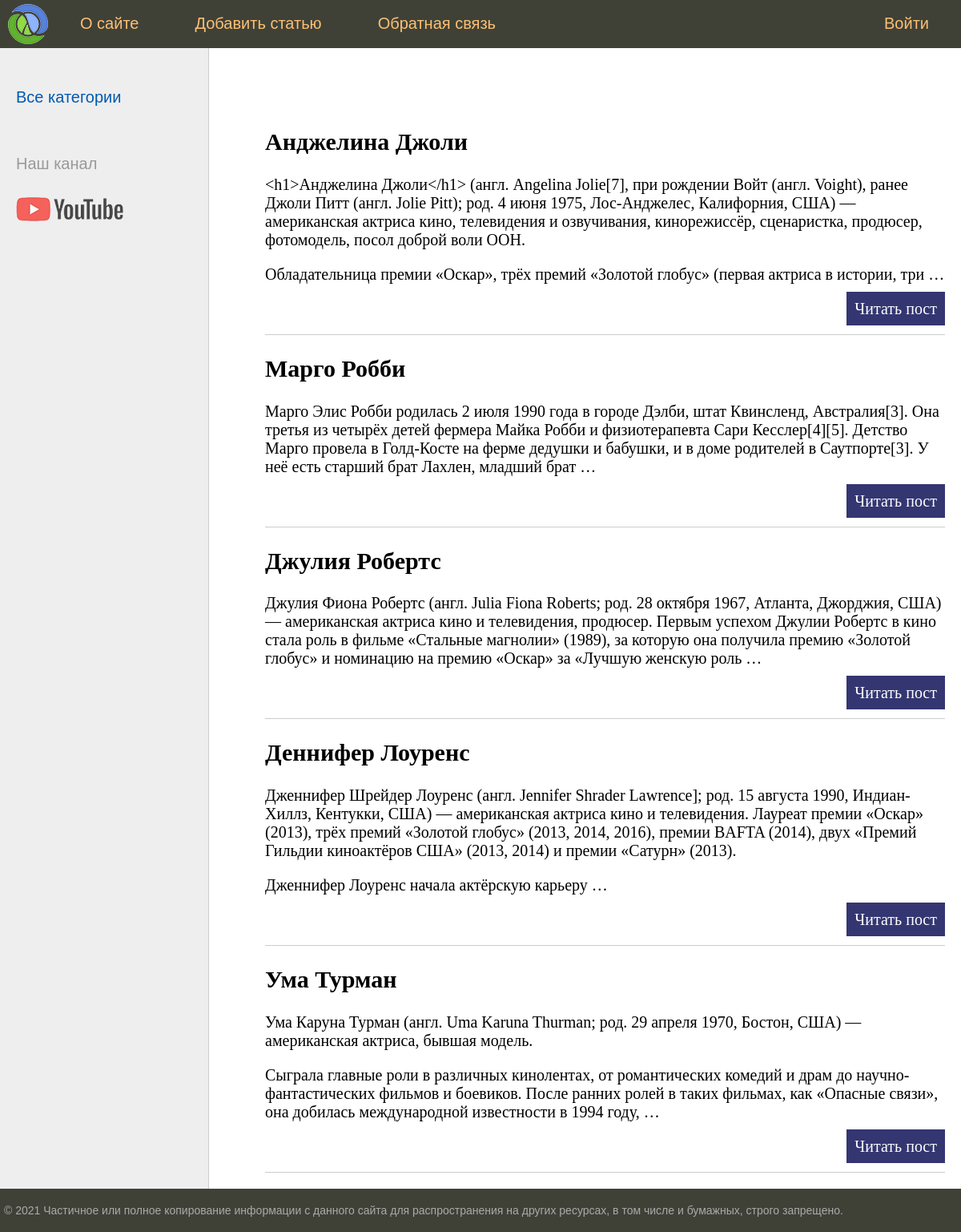
The app's page /, older data.
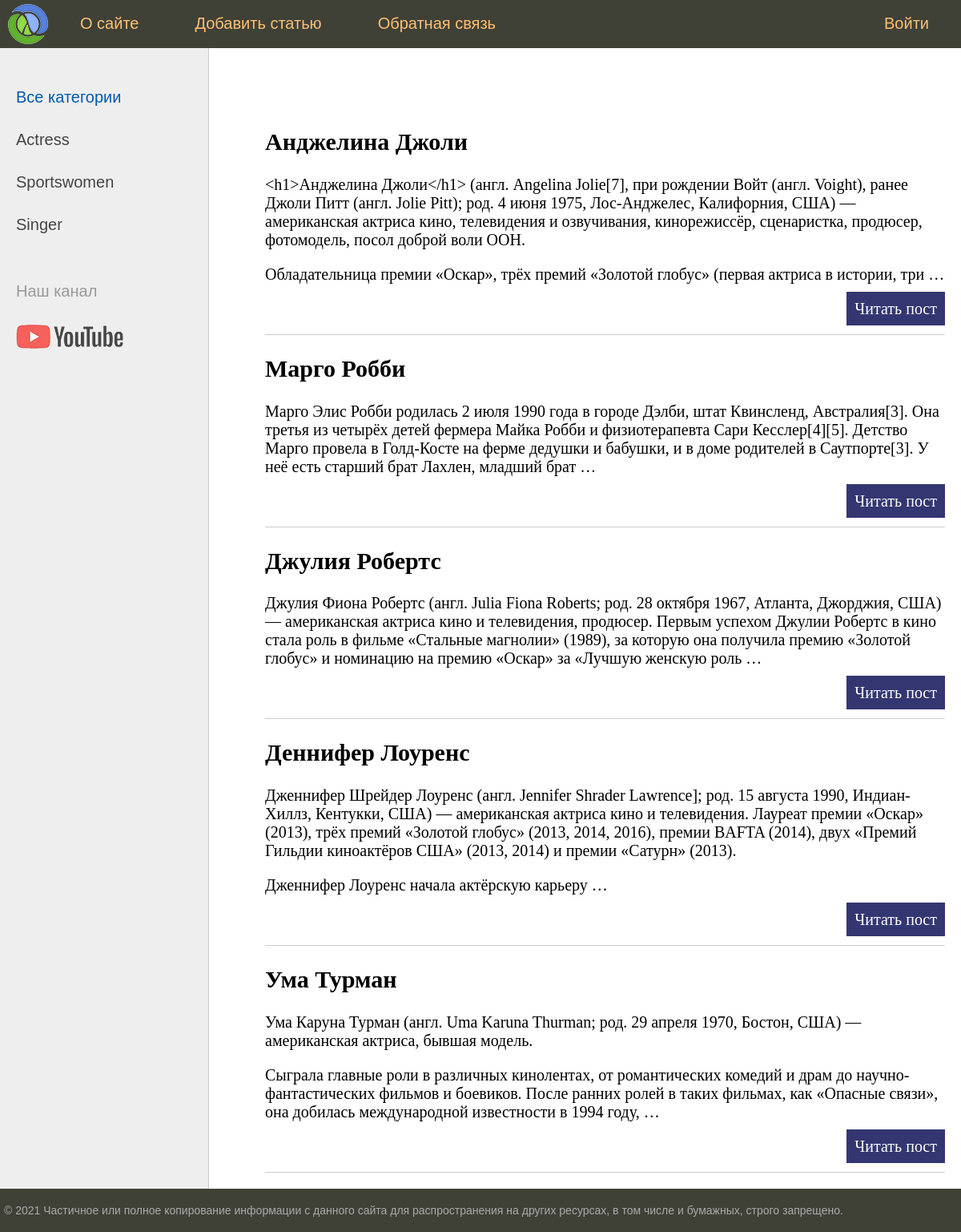
The same page, newer data.
### women/models.py (models this page shows, shortened)
class Women(models.Model):
    title = models.CharField(max_length=255)
    content = models.TextField(blank=True)
    photo = models.ImageField(upload_to='photo/%Y/%m/%d/')
    time_create = models.DateTimeField(auto_now_add=True)
    time_update = models.DateTimeField(auto_now=True)
    is_published = models.BooleanField(default=True)
    category = models.ForeignKey('Category', on_delete=models.SET(1), null=True)
    def get_content(self):
        return reverse('post', kwargs={'post_id': self.pk})

class Category(models.Model):
    category = models.CharField(max_length=255)
    def get_category(self):
        return reverse('category', kwargs={'cat_id': self.pk})

### women/views.py (the view)
# urls.py: path('', index, name='home'),
def index(request):
    posts = Women.objects.all()
    cat = Category.objects.all()
    arg = {'posts': posts, 'menu': menu, 'title': 'Главная страница', 'cat': cat}
    return render(request, 'women/index.html', context=arg)

### women/templates/women/index.html (shortened to what this page needs)
{% extends 'women/base.html' %}
{% block content %}
<ul class="list-articles">
    {% for p in posts %}
    <li>
        <h2>{{p.title}}</h2>
        {% autoescape on %} {{p.content|linebreaks|truncatewords:50}} {% endautoescape %}
        <p class="link-read-post"><a href="{{p.get_content}}">Читать пост</a></p>
    </li>
    {% endfor %}
</ul>
{% endblock %}

### women/templates/women/base.html (shortened to what this page needs)
{% load static %}
<!DOCTYPE html>
<html>
<head>
    <link type="text/css" href="{% static 'women/css/styles.css' %}" rel="stylesheet" />
</head>
<body>
    <table class="table-page" border=0 cellpadding="0" cellspacing="0">
        <tr>
            <td valign=top>
                {% block mainmenu %}
                <div class="header">
                    <ul id="mainmenu" class="mainmenu">
                        <li class="logo">
                            <a href="{% url 'home' %}">
                                <div class="logo"></div>
                            </a>
                        </li>
                        {% for m in menu %} {% if not forloop.last %}
                        <li><a href="{% url m.url_name %}">{{m.title}}</a></li>
                        {% else %}
                        <li class="last"><a href="{% url m.url_name %}">{{m.title}}</a></li>
                        {% endif %} {% endfor %}
                    </ul>
                </div>
                {% endblock mainmenu %}
                <table class="table-content" border=0 cellpadding="0" cellspacing="0">
                    <tr>
                        <td valign="top" class="left-chapters">
                            <ul id="leftchapters">
                                <li class="selected">Все категории</li>
                                {% for c in cat %}
                                <li><a href="{{c.get_category}}">{{c.category}}</a></li>
                                {% endfor %}
                                <li class="share">
                                    <p>Наш канал</p>
                                    <a class="share-yt" href="https://www.youtube.com/channel/UClJzWfGWuGJL2t-3dYKcHTA/playlists" target="_blank" rel="nofollow"></a>
                                </li>
                            </ul>
                        </td>
                        <td valign="top" class="content">
                            <div class="content-text">
                                {% block content %} {% endblock %}
                            </div>
                        </td>
                    </tr>
                </table>
            </td>
        </tr>
        <tr>
            <td valign=top>
                <div id="footer">
                    <p>&copy; 2021 Частичное или полное копирование информации с данного сайта для распространения на других ресурсах, в том числе и бумажных, строго запрещено.</p>
                </div>
            </td>
        </tr>
    </table>
</body>
</html>

Row changes from the older to the newer data that the page shows:
added Category: category "Actress"
added Category: category "Sportswomen"
added Category: category "Singer"
